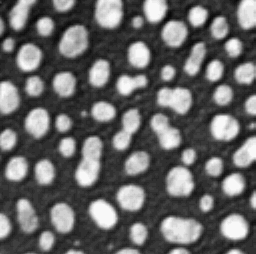
#> input picture blobs.tif, 256 x 254 px, found by its file name
$ jupyter execute Jupyter_Demo_Notebook.ipynb   (shell and % lines are left out)
#> lines starting #> are read from the running program, lines starting #| are printed output that depends on the picture; after the words box and inside, x2 and y2 are one past the last pixel; in counts of white or black regions, pixels touching at a corner belong together
# Demo notebook for Jupyter - openBIS integration
This notebook demonstrates how we can connect to the openBIS server, download some data, analyze the data and then save the results in openBIS.

First, use the `configure openBIS connection` button in the toolbar, to connect to your openBIS server. When the connection has been selected, download the dataset in experiment `/SIS_HLUETCKE/DEMO/JUPYTER-DEMO` via the `Download openBIS dataset` button.

### Import required modules

[cell 1]
import numpy as np
import matplotlib.pyplot as plt
from skimage.io import imread
from skimage.morphology import reconstruction, remove_small_objects
from skimage.measure import label, regionprops

### Read and display the data

[cell 2]
img = imread('./20190328133056219-504/original/blobs.tif')
#> img is the input picture: shape (254, 256); min 8, max 248, mean 103.3

[cell 3]
fig = plt.figure(figsize=(10,5))
fig.add_subplot(121)
plt.imshow(img, cmap='gray')
plt.title('blobs')
fig.add_subplot(122)
plt.hist(img.ravel(), bins=10)
plt.title('Histogram of blobs')
plt.show()
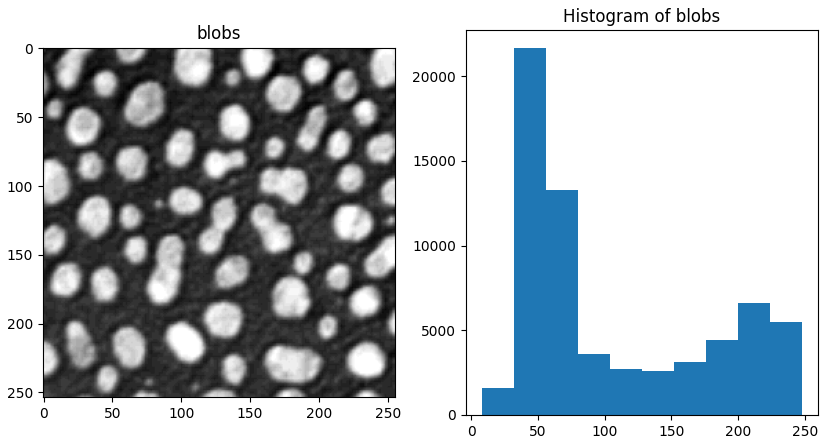
#> figure drawn by matplotlib, 2 panels; panel 2: tallest bar 21638 high, from x = 32 to 56

### Process the data
Let's say our analysis task is to segement the white blobs from the dark background. We will first set a threshold to binarize the image. Then we perform some further image processing to refine the results. Finally, we label the segmented blobs and measure their size.

[cell 4]
intensity_threshold = 150
binary = img > intensity_threshold
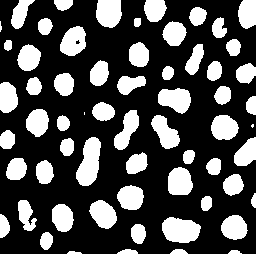
#> binary: shape (254, 256) bool; 30.2% white; 62 white regions (3 under 20 px), largest, box (x1, y1, x2, y2) and area: (76, 137, 101, 186) 820, (162, 217, 201, 243) 780, (158, 88, 191, 114) 617

[cell 5]
plt.imshow(binary, cmap='gray')
plt.title('Binary image')

Fill the small holes in the white blobs.

[cell 6]
seed = np.copy(binary)
seed[1:-1, 1:-1] = binary.max()
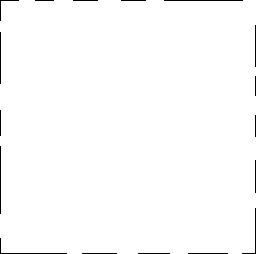
#> seed: shape (254, 256) bool; 98.9% white; black in thin lines or dots
filled = reconstruction(seed, binary, method='erosion')

[cell 7]
plt.imshow(filled, cmap='gray')
plt.title('Filled image')

Remove some small, spurious blobs.

[cell 8]
removed_small = remove_small_objects(filled.astype(bool), min_size=20)
#> removed_small: shape (254, 256) bool; 30.2% white; 59 white regions

[cell 9]
plt.imshow(removed_small, cmap='gray')
plt.title('Small objects removed')

Label the objects found.

[cell 10]
label_img = label(removed_small, connectivity=img.ndim)
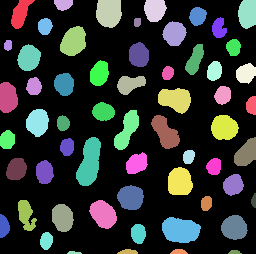
#> label_img: shape (254, 256) int32; 60 distinct labels, from 0 to 59; one colour per label, 0 black

[cell 11]
plt.imshow(label_img*10, cmap='prism')
plt.title('Labeled image')
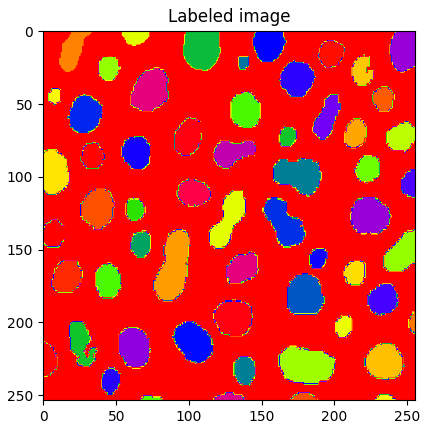
#> figure drawn by matplotlib, 1 panel

Get properties of the detected objects.

[cell 12]
props = regionprops(label_img)
#> props = 59 regions; largest, box (x1, y1, x2, y2) and area: (76, 137, 101, 186) 820, (162, 217, 201, 243) 780, (158, 88, 191, 114) 617, (96, 0, 122, 28) 614, (60, 26, 86, 56) 585
area = np.array([x.area for x in props])
#> area = 59 values, max 820 at index 34, min 34 at index 58, mean 332.8

[cell 13]
print('Found %d blobs.' % (len(area)))
#| Found 59 blobs.
print('Area min: %1.0f pixels' % (np.min(area)))
#| Area min: 34 pixels
print('Area max: %1.0f pixels' % (np.max(area)))
#| Area max: 820 pixels
print('Area mean: %1.0f pixels' % (np.mean(area)))
#| Area mean: 333 pixels
